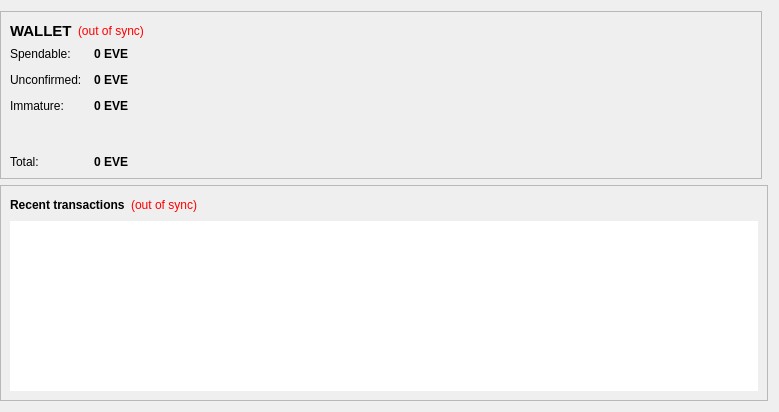
<?xml version="1.0" encoding="UTF-8"?>
<ui version="4.0">
 <class>OverviewPage</class>
 <widget class="QWidget" name="OverviewPage">
  <property name="geometry">
   <rect>
    <x>0</x>
    <y>0</y>
    <width>779</width>
    <height>412</height>
   </rect>
  </property>
  <property name="windowTitle">
   <string>Form</string>
  </property>
  <layout class="QGridLayout" name="gridLayout">
   <property name="leftMargin">
    <number>0</number>
   </property>
   <item row="0" column="0">
    <widget class="QFrame" name="walletContainer">
     <property name="sizePolicy">
      <sizepolicy hsizetype="Preferred" vsizetype="Maximum">
       <horstretch>0</horstretch>
       <verstretch>0</verstretch>
      </sizepolicy>
     </property>
     <property name="maximumSize">
      <size>
       <width>16777215</width>
       <height>220</height>
      </size>
     </property>
     <property name="frameShape">
      <enum>QFrame::StyledPanel</enum>
     </property>
     <property name="frameShadow">
      <enum>QFrame::Raised</enum>
     </property>
     <layout class="QVBoxLayout" name="verticalLayout_4">
      <item>
       <layout class="QHBoxLayout" name="walletHeader">
        <item>
         <widget class="QLabel" name="label_5">
          <property name="font">
           <font>
            <pointsize>11</pointsize>
            <weight>75</weight>
            <bold>true</bold>
           </font>
          </property>
          <property name="styleSheet">
           <string notr="true">background-color: transparent;QLabel { color: white; }</string>
          </property>
          <property name="text">
           <string>WALLET</string>
          </property>
         </widget>
        </item>
        <item>
         <widget class="QLabel" name="labelWalletStatus">
          <property name="toolTip">
           <string>The displayed information may be out of date. Your wallet automatically synchronizes with the Eve network after a connection is established, but this process has not completed yet.</string>
          </property>
          <property name="styleSheet">
           <string notr="true">QLabel { color: red;Background-color:transparent }</string>
          </property>
          <property name="text">
           <string notr="true">(out of sync)</string>
          </property>
          <property name="alignment">
           <set>Qt::AlignLeading|Qt::AlignLeft|Qt::AlignVCenter</set>
          </property>
         </widget>
        </item>
        <item>
         <spacer name="horizontalSpacer_2">
          <property name="orientation">
           <enum>Qt::Horizontal</enum>
          </property>
          <property name="sizeHint" stdset="0">
           <size>
            <width>40</width>
            <height>20</height>
           </size>
          </property>
         </spacer>
        </item>
       </layout>
      </item>
      <item>
       <layout class="QFormLayout" name="walletStatus">
        <property name="fieldGrowthPolicy">
         <enum>QFormLayout::AllNonFixedFieldsGrow</enum>
        </property>
        <property name="horizontalSpacing">
         <number>12</number>
        </property>
        <property name="verticalSpacing">
         <number>12</number>
        </property>
        <item row="0" column="0">
         <widget class="QLabel" name="label">
          <property name="styleSheet">
           <string notr="true">background-color: transparent;</string>
          </property>
          <property name="text">
           <string>Spendable:</string>
          </property>
         </widget>
        </item>
        <item row="0" column="1">
         <widget class="QLabel" name="labelBalance">
          <property name="font">
           <font>
            <weight>75</weight>
            <bold>true</bold>
           </font>
          </property>
          <property name="cursor">
           <cursorShape>IBeamCursor</cursorShape>
          </property>
          <property name="toolTip">
           <string>Your current spendable balance</string>
          </property>
          <property name="styleSheet">
           <string notr="true"/>
          </property>
          <property name="text">
           <string notr="true">0 EVE</string>
          </property>	
          <property name="textInteractionFlags">
           <set>Qt::LinksAccessibleByMouse|Qt::TextSelectableByKeyboard|Qt::TextSelectableByMouse</set>
          </property>
         </widget>
        </item>
        <item row="2" column="0">
         <widget class="QLabel" name="label_3">
          <property name="styleSheet">
           <string notr="true">background-color: transparent;</string>
          </property>
          <property name="text">
           <string>Unconfirmed:</string>
          </property>
         </widget>
        </item>
        <item row="2" column="1">
         <widget class="QLabel" name="labelUnconfirmed">
          <property name="font">
           <font>
            <weight>75</weight>
            <bold>true</bold>
           </font>
          </property>
          <property name="cursor">
           <cursorShape>IBeamCursor</cursorShape>
          </property>
          <property name="toolTip">
           <string>Total of transactions that have yet to be confirmed, and do not yet count toward the current balance</string>
          </property>
          <property name="text">
           <string notr="true">0 EVE</string>
          </property>
          <property name="textInteractionFlags">
           <set>Qt::LinksAccessibleByMouse|Qt::TextSelectableByKeyboard|Qt::TextSelectableByMouse</set>
          </property>
         </widget>
        </item>
        <item row="3" column="0">
         <widget class="QLabel" name="labelImmatureText">
          <property name="styleSheet">
           <string notr="true">background-color: transparent;</string>
          </property>
          <property name="text">
           <string>Immature:</string>
          </property>
         </widget>
        </item>
        <item row="3" column="1">
         <widget class="QLabel" name="labelImmature">
          <property name="font">
           <font>
            <weight>75</weight>
            <bold>true</bold>
           </font>
          </property>
          <property name="toolTip">
           <string>Mined balance that has not yet matured</string>
          </property>
          <property name="text">
           <string notr="true">0 EVE</string>
          </property>
          <property name="textInteractionFlags">
           <set>Qt::LinksAccessibleByMouse|Qt::TextSelectableByKeyboard|Qt::TextSelectableByMouse</set>
          </property>
         </widget>
        </item>
        <item row="4" column="0">
         <spacer name="verticalSpacer">
          <property name="orientation">
           <enum>Qt::Vertical</enum>
          </property>
          <property name="sizeHint" stdset="0">
           <size>
            <width>20</width>
            <height>40</height>
           </size>
          </property>
         </spacer>
        </item>
        <item row="4" column="1">
         <spacer name="verticalSpacer_2">
          <property name="orientation">
           <enum>Qt::Vertical</enum>
          </property>
          <property name="sizeHint" stdset="0">
           <size>
            <width>20</width>
            <height>40</height>
           </size>
          </property>
         </spacer>
        </item>
        <item row="5" column="0">
         <widget class="QLabel" name="labelTotalText">
          <property name="styleSheet">
           <string notr="true">background-color: transparent;</string>
          </property>
          <property name="text">
           <string>Total:</string>
          </property>
         </widget>
        </item>
        <item row="5" column="1">
         <widget class="QLabel" name="labelTotal">
          <property name="font">
           <font>
            <weight>75</weight>
            <bold>true</bold>
           </font>
          </property>
          <property name="cursor">
           <cursorShape>IBeamCursor</cursorShape>
          </property>
          <property name="toolTip">
           <string>Your current total balance</string>
          </property>
          <property name="text">
           <string notr="true">0 EVE</string>
          </property>
          <property name="textInteractionFlags">
           <set>Qt::LinksAccessibleByMouse|Qt::TextSelectableByKeyboard|Qt::TextSelectableByMouse</set>
          </property>
         </widget>
        </item>
       </layout>
      </item>
     </layout>
    </widget>
   </item>
   <item row="0" column="1">
    <widget class="QFrame" name="hashTokenStatusContainer">
     <property name="sizePolicy">
      <sizepolicy hsizetype="Preferred" vsizetype="Fixed">
       <horstretch>0</horstretch>
       <verstretch>0</verstretch>
      </sizepolicy>
     </property>
     <property name="maximumSize">
      <size>
       <width>16777215</width>
       <height>220</height>
      </size>
     </property>
     <property name="frameShape">
      <enum>QFrame::StyledPanel</enum>
     </property>
     <property name="frameShadow">
      <enum>QFrame::Raised</enum>
     </property>
    </widget>
   </item>
   <item row="1" column="0" colspan="2">
    <widget class="QFrame" name="transactionContainer">
     <property name="frameShape">
      <enum>QFrame::StyledPanel</enum>
     </property>
     <property name="frameShadow">
      <enum>QFrame::Raised</enum>
     </property>
     <layout class="QVBoxLayout" name="verticalLayout">
      <item>
       <layout class="QHBoxLayout" name="recentTransactionsHeader">
        <item>
         <widget class="QLabel" name="label_4">
          <property name="styleSheet">
           <string notr="true">background-color: transparent;</string>
          </property>
          <property name="text">
           <string>&lt;b&gt;Recent transactions&lt;/b&gt;</string>
          </property>
         </widget>
        </item>
        <item>
         <widget class="QLabel" name="labelTransactionsStatus">
          <property name="toolTip">
           <string>The displayed information may be out of date. Your wallet automatically synchronizes with the Eve network after a connection is established, but this process has not completed yet.</string>
          </property>
          <property name="styleSheet">
           <string notr="true">QLabel { color: red;Background-color:transparent }</string>
          </property>
          <property name="text">
           <string notr="true">(out of sync)</string>
          </property>
          <property name="alignment">
           <set>Qt::AlignRight|Qt::AlignTrailing|Qt::AlignVCenter</set>
          </property>
         </widget>
        </item>
        <item>
         <spacer name="horizontalSpacer">
          <property name="orientation">
           <enum>Qt::Horizontal</enum>
          </property>
          <property name="sizeHint" stdset="0">
           <size>
            <width>40</width>
            <height>20</height>
           </size>
          </property>
         </spacer>
        </item>
       </layout>
      </item>
      <item>
       <widget class="QListView" name="listTransactions">
        <property name="frameShape">
         <enum>QFrame::NoFrame</enum>
        </property>
        <property name="horizontalScrollBarPolicy">
         <enum>Qt::ScrollBarAlwaysOff</enum>
        </property>
        <property name="editTriggers">
         <set>QAbstractItemView::NoEditTriggers</set>
        </property>
        <property name="selectionMode">
         <enum>QAbstractItemView::NoSelection</enum>
        </property>
       </widget>
      </item>
     </layout>
    </widget>
   </item>
  </layout>
 </widget>
 <resources/>
 <connections/>
</ui>
